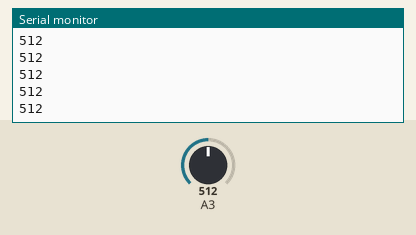
Recording of a sketch running on a simulated Arduino Uno, built with avr-gcc and run on an emulated ATmega328P. Parts: the last lines printed to the serial monitor. The inputs (shaded band) are chosen by the test bench; at power-on: A3 = 512.

Above: at 1.2 s.
1.3 s: A3 set to 716
At 1.31 s:
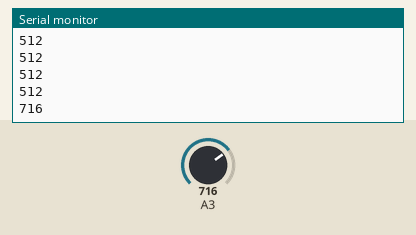
2.8 s: A3 set to 900
At 2.81 s:
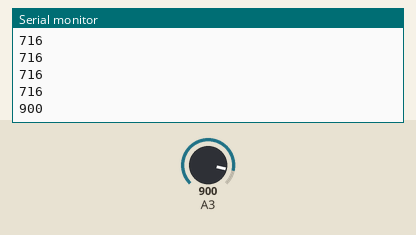
Timing chart, 0 to 5.8 s (numbered marks = the images above; inputs shaded):
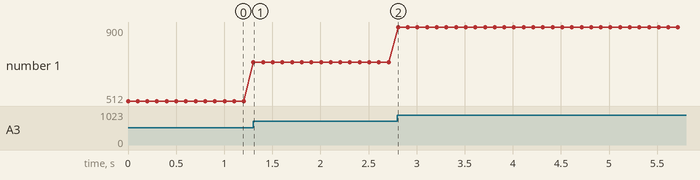

The sketch:

ej4.ino
```cpp
// Investigar y conectar un sensor fotosensible tipo LDR. Realizar un
// algoritmo que realice la medición de luz y mostrar el valor del ADC en el
// monitor serie.

void setup() {
    Serial.begin(9600);
}

void loop() {
    int valor = analogRead(A3);
    Serial.println(valor);
    delay(100);
}
```

Measured:
- after the input at 1.3 s, the serial monitor: prints a new line at once (image 1)
- after the input at 2.8 s, the serial monitor: prints a new line at once (image 2)
- plotted number 1: 512 → 716 after the input at 1.3 s, 716 → 900 after the input at 2.8 s
